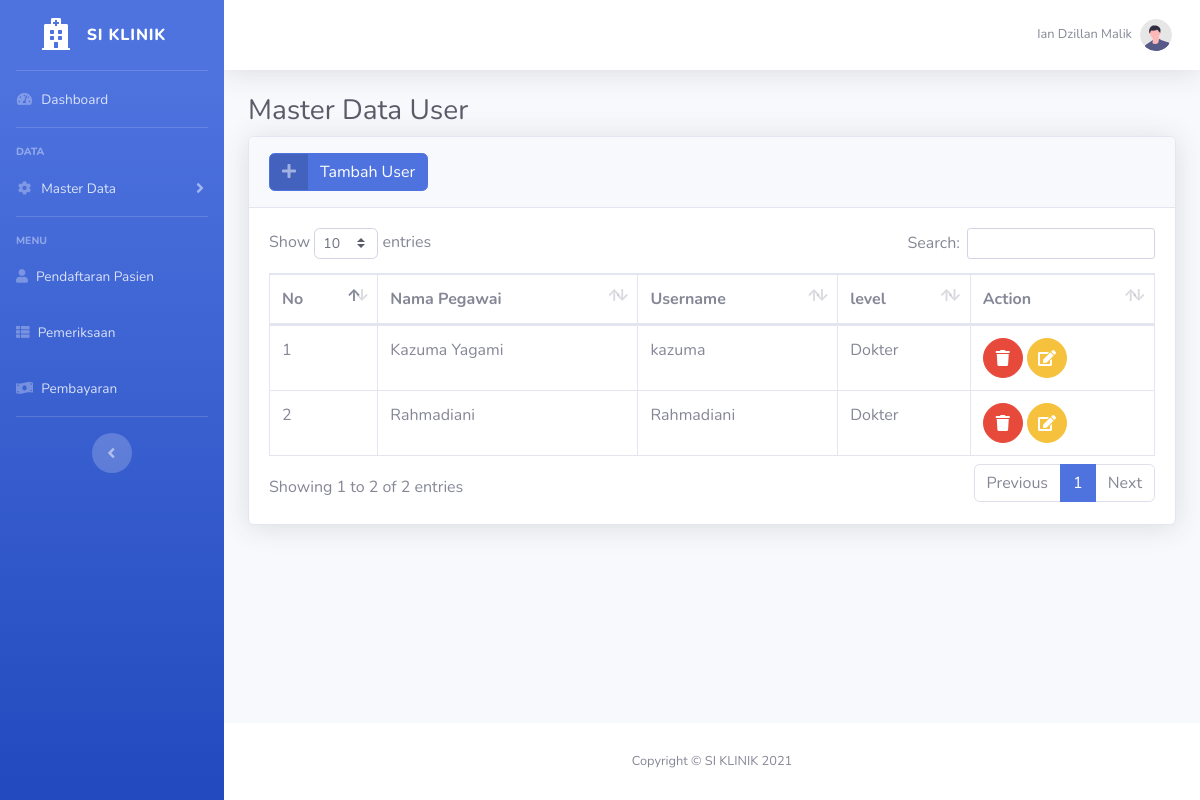
The app's page /user/index.php (signed in) with its own data.
### tables this page shows
CREATE TABLE `user` (
  `id` int(11) NOT NULL,
  `id_pegawai` int(11) NOT NULL,
  `username` varchar(255) NOT NULL,
  `password` varchar(255) NOT NULL,
  `level` varchar(255) NOT NULL
);

CREATE TABLE `pegawai` (
  `id` int(11) NOT NULL,
  `nama_pegawai` varchar(255) NOT NULL,
  `nohp` varchar(12) NOT NULL,
  `alamat` varchar(255) NOT NULL,
  `jk` varchar(255) NOT NULL
);

### user/function.php (called while the page is built, shortened)
<?php
require "../koneksi.php";
function select($query)
{
    global $conn;
    $sql = mysqli_query($conn, $query);
    $users = [];
    while ($user = mysqli_fetch_assoc($sql)) {
        $users[] = $user;
    }
    return $users;
}

### user/index.php (the view, shortened to what this page needs)
<?php
require "function.php";
$pegawai = $_SESSION["id_pegawai"];
$user = mysqli_query($conn, "SELECT * FROM user A LEFT JOIN pegawai B ON B.id = A.id_pegawai WHERE A.id_pegawai = '$pegawai'");
$user = mysqli_fetch_assoc($user);
$query = "SELECT A.id, A.username, A.level, B.nama_pegawai FROM user A LEFT JOIN pegawai B ON B.id = A.id_pegawai WHERE level!='Admin'";
$users = select($query);
?>
<!DOCTYPE html>
<html lang="en">
<head>
    <link href="../assets/vendor/fontawesome-free/css/all.min.css" rel="stylesheet" type="text/css">
    <link href="../assets/css/sb-admin-2.min.css" rel="stylesheet">
    <link href="../assets/vendor/datatables/dataTables.bootstrap4.min.css" rel="stylesheet">
</head>
<body id="page-top">
    <div id="wrapper">
        <ul class="navbar-nav bg-gradient-primary sidebar sidebar-dark accordion" id="accordionSidebar">
            <a class="sidebar-brand d-flex align-items-center justify-content-center" href="../index.php">
                <div class="sidebar-brand-icon">
                    <i class="fas fa-hospital"></i>
                </div>
                <div class="sidebar-brand-text mx-3">SI KLINIK</div>
            </a>
            <hr class="sidebar-divider my-0">
            <li class="nav-item">
                <a class="nav-link" href="../index.php">
                    <i class="fas fa-fw fa-tachometer-alt"></i>
                    <span>Dashboard</span></a>
            </li>
            <hr class="sidebar-divider">
            <div class="sidebar-heading">
                Data
            </div>
            <li class="nav-item">
                <a class="nav-link collapsed" href="#" data-toggle="collapse" data-target="#collapseTwo" aria-expanded="true" aria-controls="collapseTwo">
                    <i class="fas fa-fw fa-cog"></i>
                    <span>Master Data</span>
                </a>
            </li>
            <hr class="sidebar-divider">
            <div class="sidebar-heading">
                Menu
            </div>
            <li class="nav-item">
                <a class="nav-link" href="../pendaftaran/index.php">
                    <i class="fas fa-user"></i>
                    <span>Pendaftaran Pasien</span>
                </a>
            </li>
            <li class="nav-item">
                <a class="nav-link" href="../pemeriksaan/index.php">
                    <i class="fas fa-th-list"></i>
                    <span>Pemeriksaan</span>
                </a>
            </li>
            <li class="nav-item">
                <a class="nav-link" href="../pembayaran/index.php">
                    <i class="fas fa-money-bill-wave"></i>
                    <span>Pembayaran</span>
                </a>
            </li>
            <hr class="sidebar-divider d-none d-md-block">
            <div class="text-center d-none d-md-inline">
                <button class="rounded-circle border-0" id="sidebarToggle"></button>
            </div>
        </ul>
        <div id="content-wrapper" class="d-flex flex-column">
            <div id="content">
                <nav class="navbar navbar-expand navbar-light bg-white topbar mb-4 static-top shadow">
                    <ul class="navbar-nav ml-auto">
                        <li class="nav-item dropdown no-arrow">
                            <a class="nav-link dropdown-toggle" href="#" id="userDropdown" role="button" data-toggle="dropdown" aria-haspopup="true" aria-expanded="false">
                                <span class="mr-2 d-none d-lg-inline text-gray-600 small"><?= $user["nama_pegawai"]; ?></span>
                                <img class="img-profile rounded-circle" src="../assets/img/undraw_profile.svg">
                            </a>
                        </li>
                    </ul>
                </nav>
                <div class="container-fluid">
                    <h1 class="h3 mb-2 text-gray-800">Master Data User</h1>
                    <div class="card shadow mb-4">
                        <div class="card-header py-3">
                            <a href="../user/add.php" class="btn btn-primary btn-icon-split">
                                <span class="icon text-white-50">
                                    <i class="fas fa-plus"></i>
                                </span>
                                <span class="text">Tambah User</span>
                            </a>
                        </div>
                        <div class="card-body">
                            <div class="table-responsive">
                                <table class="table table-bordered" id="dataTable" width="100%" cellspacing="0">
                                    <thead>
                                        <tr>
                                            <th>No</th>
                                            <th>Nama Pegawai</th>
                                            <th>Username</th>
                                            <th>level</th>
                                            <th>Action</th>
                                        </tr>
                                    </thead>
                                    <tbody>
                                        <?php $i = 1 ?>
                                        <?php foreach ($users as $row) : ?>
                                            <tr>
                                                <td><?= $i++; ?></td>
                                                <td><?= $row['nama_pegawai']; ?></td>
                                                <td><?= $row['username']; ?></td>
                                                <td><?= $row['level']; ?></td>
                                                <td>
                                                    <a href="#" class="btn btn-danger btn-circle" data-toggle="modal" data-target="#hapusModal<?= $row["id"]; ?>">
                                                        <i class="fas fa-trash"></i>
                                                    </a>
                                                    <a href="../user/edit.php?id=<?= $row["id"]; ?>" class="btn btn-warning btn-circle">
                                                        <i class="fas fa-edit"></i>
                                                    </a>
                                                </td>
                                            </tr>
                                        <?php endforeach; ?>
                                    </tbody>
                                </table>
                            </div>
                        </div>
                    </div>
                </div>
            </div>
            <footer class="sticky-footer bg-white">
                <div class="container my-auto">
                    <div class="copyright text-center my-auto">
                        <span>Copyright &copy; SI KLINIK <?= date("Y") ?></span>
                    </div>
                </div>
            </footer>
        </div>
    </div>
</body>
</html>

### records on screen
user: id_pegawai.nama_pegawai "Ian Dzillan Malik"
user: id_pegawai.nama_pegawai "Kazuma Yagami", username "kazuma", level "Dokter"
user: id_pegawai.nama_pegawai "Rahmadiani", username "Rahmadiani", level "Dokter"
